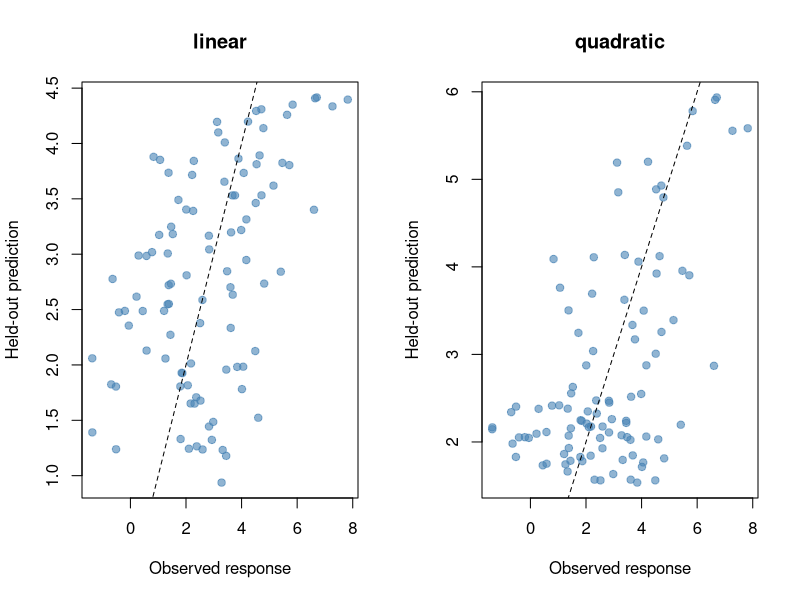

Here is the R script that generated this plot:
## ---- chunk 1
set.seed(8561)
n <- 100
x <- runif(n, -2, 2)
dat <- data.frame(x = x, y = 2 + x + 0.7 * x^2 + rnorm(n, sd = 1.5))
fold <- sample(rep(1:5, length.out = n))
models <- list(linear = y ~ x, quadratic = y ~ x + I(x^2))
pred <- matrix(NA_real_, n, length(models),
               dimnames = list(NULL, names(models)))
for (k in 1:5) {
  for (j in seq_along(models)) {
    fit <- lm(models[[j]], data = dat[fold != k, ])
    pred[fold == k, j] <- predict(fit, newdata = dat[fold == k, ])
  }
}
cv_mse <- colMeans((dat$y - pred)^2)
cv_mse
## ---- chunk 2
#| label: fig-validation-predictions
#| fig-cap: "Predictions made for held-out observations. Every plotted prediction comes from a fit that excluded that observation's fold."
#| fig-width: 7
#| fig-height: 3.2
par(mfrow = c(1, 2))
for (j in seq_along(models)) {
  plot(dat$y, pred[, j], pch = 19, col = adjustcolor("steelblue", 0.6),
       xlab = "Observed response", ylab = "Held-out prediction",
       main = names(models)[j])
  abline(0, 1, lty = 2)
}
par(mfrow = c(1, 1))
